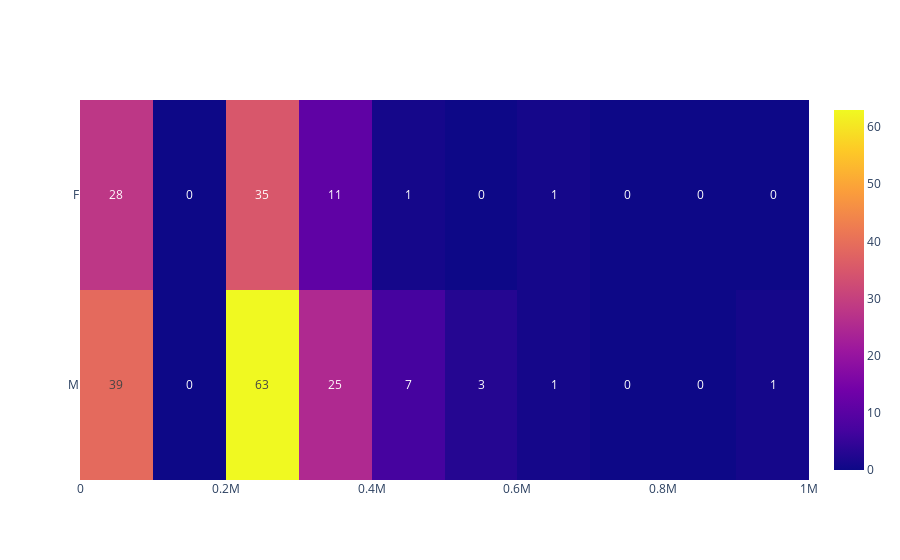

Write notebook code for a chart like this one.
### Markdown cell above
# 13) plot any useful graph and explain it

### Code cell
#!pip install plotly
import plotly.graph_objects as go
from plotly import data
fig = go.Figure(go.Histogram2d(
        x=df['salary'],
        y=df['gender'],
        texttemplate= "%{z}"
    ))

fig.show()

### Figure 1 — Plotly figure (JSON) as saved in the notebook; plotly's stock layout.template omitted (floating-point values rounded to 4 significant figures; data arrays with more than 128 entries replaced by an {"elided": "..."} marker saying what was removed)
{"data": [{"texttemplate": "%{z}", "type": "histogram2d", "x": {"elided": "215 int values"}, "y": {"elided": "215 str values"}}], "layout": {}}
